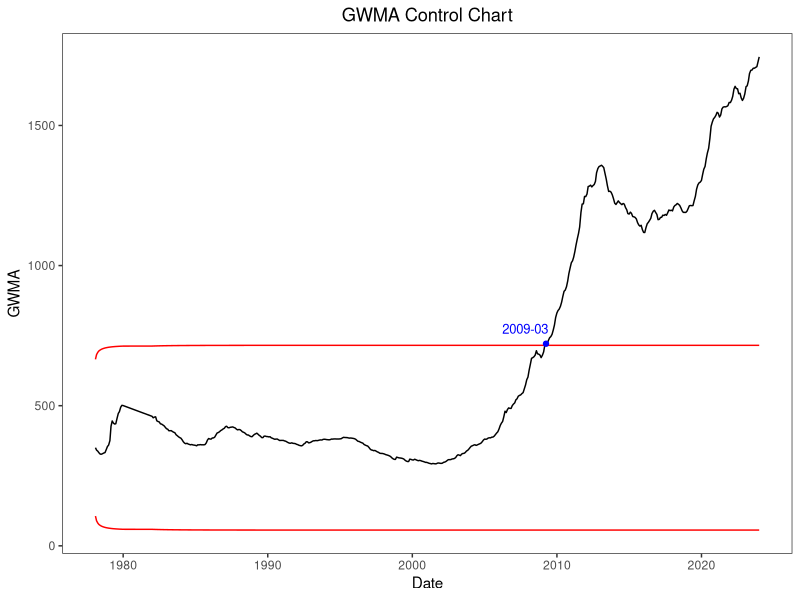

Reproduce this figure in R.
library(readr)
library(ggplot2)

# Load data
Golden <- read_csv("price.csv")
price <- Golden$price
Date <- as.Date(Golden$Date)

x <- price
mu <- mean(x[1:337])
sigma <- sd(x)
n <- length(x)

# set parameter
q = 0.8
alpha = 0.5
L = 2.605

# weight of GWMA
wt = vj = c()
for(i in 1:n){wt[i] = q^((i-1)^alpha)-q^(i^alpha)}
for(j in 1:n){vj[j] = sum(wt[1:j]*wt[1:j])*(sigma^2)}

# compute statistic of EWMA, UCL and LCL
gwma = ucl = lcl = c()
for(j in 1:n){
  zsum = sum(wt[1:j]*x[j:1]) + mu*(q^(j^alpha))
  gwma[j] = zsum
  ucl[j] = mu+L*sqrt(vj[j])
  lcl[j] = mu-L*sqrt(vj[j])
}

# Find the first index that exceeds the control limit
exceed_indices <- which(gwma > ucl)[1]

gwma_df <- data.frame(Date = Date, GWMA = gwma, UCL = ucl, LCL = lcl)

# plot result
ggplot(gwma_df, aes(x = Date)) +
  geom_line(aes(y = GWMA), color = "black") +
  geom_line(aes(y = UCL), color = "red", linetype = "solid") +
  geom_line(aes(y = LCL), color = "red", linetype = "solid") +
  labs(x = "Date", y = "GWMA", title = "GWMA Control Chart") +
  theme_bw() + 
  theme(panel.grid=element_blank()) +
  theme(plot.title = element_text(hjust = 0.5)) +
  geom_point(data = gwma_df[exceed_indices, ], aes(x = Date, y = GWMA), color = "blue", size = 1.5) +
  geom_text(data = gwma_df[exceed_indices, ], aes(x = Date, y = GWMA, label = format(Date, "%Y-%m")), vjust = -1,hjust=0.95, color = "blue",size=3.3)

